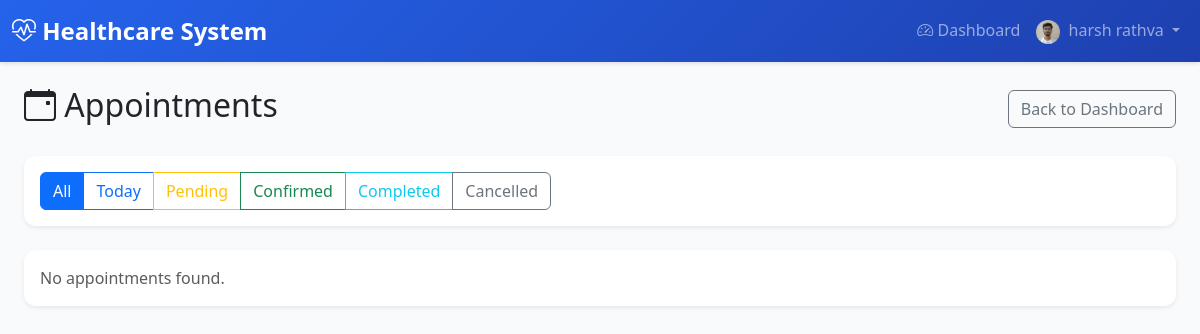
The page /hospitals/admin/appointments/ (signed in) on the database as committed earlier.
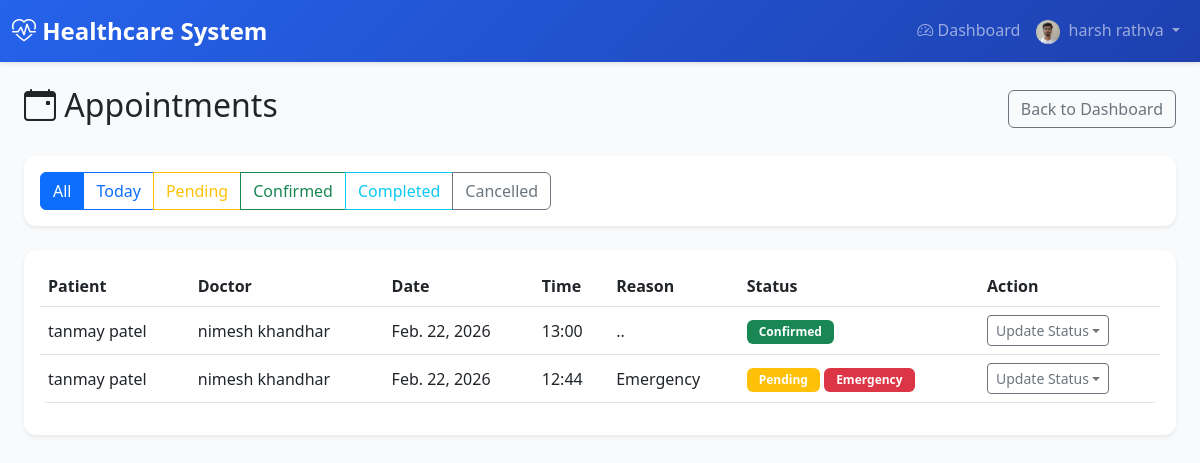
The same page on the database as committed later.
### appointments/models.py (models this page shows, shortened)
class Appointment(models.Model):
    STATUS_CHOICES = [
        ('PENDING', 'Pending'),
        ('CONFIRMED', 'Confirmed'),
        ('CANCELLED', 'Cancelled'),
        ('COMPLETED', 'Completed'),
        ('RESCHEDULED', 'Rescheduled'),
    ]
    patient = models.ForeignKey(
        settings.AUTH_USER_MODEL,
        on_delete=models.CASCADE,
        related_name='patient_appointments',
        limit_choices_to={'role': 'PATIENT'}
    )
    doctor = models.ForeignKey(
        settings.AUTH_USER_MODEL,
        on_delete=models.CASCADE,
        related_name='doctor_appointments',
        limit_choices_to={'role': 'DOCTOR'}
    )
    hospital = models.ForeignKey(
        'hospitals.Hospital',
        on_delete=models.CASCADE,
        related_name='appointments',
        null=True,
        blank=True
    )
    appointment_date = models.DateField()
    appointment_time = models.TimeField()
    status = models.CharField(max_length=20, choices=STATUS_CHOICES, default='PENDING')
    is_emergency = models.BooleanField(default=False)
    reason = models.TextField(help_text="Reason for appointment")
    notes = models.TextField(blank=True, help_text="Additional notes")
    prescription = models.TextField(blank=True, help_text="Prescription details")
    created_at = models.DateTimeField(auto_now_add=True)
    updated_at = models.DateTimeField(auto_now=True)
    class Meta:
        db_table = 'appointments'
        verbose_name = 'Appointment'
        verbose_name_plural = 'Appointments'
        ordering = ['-appointment_date', '-appointment_time']

### accounts/models.py (models this page shows, shortened)
class User(AbstractUser):
    email = models.EmailField(unique=True)
    ROLE_CHOICES = [
        ('ADMIN', 'Admin'),
        ('DOCTOR', 'Doctor'),
        ('PATIENT', 'Patient'),
        ('HOSPITAL', 'Hospital'),
        ('HOSPITAL_ADMIN', 'Hospital Admin'),
    ]
    role = models.CharField(max_length=20, choices=ROLE_CHOICES, default='PATIENT')
    is_approved = models.BooleanField(default=False)  # For Doctor and Hospital approval
    phone_number = models.CharField(max_length=15, blank=True)
    address = models.TextField(blank=True)
    profile_picture = models.ImageField(upload_to='user_profiles/', blank=True, null=True)
    created_at = models.DateTimeField(auto_now_add=True)
    updated_at = models.DateTimeField(auto_now=True)
    class Meta:
        db_table = 'users'
        verbose_name = 'User'
        verbose_name_plural = 'Users'

### hospitals/admin_views.py (the view)
# urls.py: path('admin/appointments/', admin_views.HospitalAppointmentListView.as_view(), name='admin_appointments'),
class HospitalAppointmentListView(HospitalRequiredMixin, ListView):
    template_name = 'hospitals/admin/appointment_list.html'
    context_object_name = 'appointments'
    paginate_by = 15
    def get_queryset(self):
        hospital = get_hospital(self.request)
        if not hospital:
            return Appointment.objects.none()
        qs = Appointment.objects.filter(hospital=hospital).select_related('patient', 'doctor').order_by('-appointment_date', '-appointment_time')
        status = self.request.GET.get('status', '')
        today = timezone.now().date()
        if status == 'today':
            qs = qs.filter(appointment_date=today)
        elif status:
            qs = qs.filter(status=status)
        return qs
    def get_context_data(self, **kwargs):
        context = super().get_context_data(**kwargs)
        context['filter_status'] = self.request.GET.get('status', '')
        context['status_choices'] = Appointment.STATUS_CHOICES
        return context

### accounts/mixins.py (called while the page is built)
    def dispatch(self, request, *args, **kwargs):
        if not request.user.is_authenticated:
            return self.handle_no_permission()
        if not request.user.is_active:
            from django.contrib.auth import logout
            logout(request)
            messages.error(request, 'Your account has been blocked. Please contact the administrator.')
            return redirect('accounts:login')
        if request.user.role not in self.allowed_roles:
            messages.error(request, "You don't have permission to access this page.")
            return redirect('accounts:dashboard_redirect')
        return super().dispatch(request, *args, **kwargs)

### hospitals/admin_views.py (called while the page is built)
def get_hospital(request):
    if not request.user.is_authenticated:
        return None
    if request.user.role not in ('HOSPITAL', 'HOSPITAL_ADMIN'):
        return None
    return getattr(request.user, 'hospital_profile', None)

### templates/hospitals/admin/appointment_list.html (shortened to what this page needs)
{% extends 'base.html' %}
{% block content %}
<div class="container-fluid">
    <div class="d-flex justify-content-between align-items-center mb-4">
        <h2><i class="bi bi-calendar-event"></i> Appointments</h2>
        <a href="{% url 'hospitals:admin_dashboard' %}" class="btn btn-outline-secondary">Back to Dashboard</a>
    </div>
    <div class="card shadow-sm mb-4">
        <div class="card-body">
            <div class="btn-group flex-wrap" role="group">
                <a href="{% url 'hospitals:admin_appointments' %}" class="btn btn-outline-primary {% if not filter_status %}active{% endif %}">All</a>
                <a href="?status=today" class="btn btn-outline-primary {% if filter_status == 'today' %}active{% endif %}">Today</a>
                <a href="?status=PENDING" class="btn btn-outline-warning {% if filter_status == 'PENDING' %}active{% endif %}">Pending</a>
                <a href="?status=CONFIRMED" class="btn btn-outline-success {% if filter_status == 'CONFIRMED' %}active{% endif %}">Confirmed</a>
                <a href="?status=COMPLETED" class="btn btn-outline-info {% if filter_status == 'COMPLETED' %}active{% endif %}">Completed</a>
                <a href="?status=CANCELLED" class="btn btn-outline-secondary {% if filter_status == 'CANCELLED' %}active{% endif %}">Cancelled</a>
            </div>
        </div>
    </div>
    <div class="card shadow-sm">
        <div class="card-body">
            {% if appointments %}
            <div class="table-responsive">
                <table class="table table-hover align-middle">
                    <thead>
                        <tr>
                            <th>Patient</th>
                            <th>Doctor</th>
                            <th>Date</th>
                            <th>Time</th>
                            <th>Reason</th>
                            <th>Status</th>
                            <th>Action</th>
                        </tr>
                    </thead>
                    <tbody>
                        {% for apt in appointments %}
                        <tr>
                            <td>{{ apt.patient.get_full_name|default:apt.patient.username }}</td>
                            <td>{{ apt.doctor.get_full_name|default:apt.doctor.username }}</td>
                            <td>{{ apt.appointment_date }}</td>
                            <td>{{ apt.appointment_time|time:"H:i" }}</td>
                            <td>{{ apt.reason|truncatewords:5 }}</td>
                            <td>
                                <span class="badge bg-{% if apt.status == 'CONFIRMED' %}success{% elif apt.status == 'PENDING' %}warning{% elif apt.status == 'COMPLETED' %}info{% elif apt.status == 'CANCELLED' %}secondary{% else %}primary{% endif %}">
                                    {{ apt.get_status_display }}
                                </span>
                                {% if apt.is_emergency %}<span class="badge bg-danger">Emergency</span>{% endif %}
                            </td>
                            <td>
                                <div class="dropdown">
                                    <button class="btn btn-sm btn-outline-secondary dropdown-toggle" type="button" data-bs-toggle="dropdown">Update Status</button>
                                </div>
                            </td>
                        </tr>
                        {% endfor %}
                    </tbody>
                </table>
            </div>
            {% else %}
            <p class="text-muted mb-0">No appointments found.</p>
            {% endif %}
        </div>
    </div>
</div>
{% endblock %}

Rows that differ between the two databases and show on the page:
added Appointment: patient.get_full_name "tanmay patel", doctor.get_full_name "nimesh khandhar", appointment_date "Feb. 22, 2026", appointment_time "13:00", reason "..", status "Confirmed"
added Appointment: patient.get_full_name "tanmay patel", doctor.get_full_name "nimesh khandhar", appointment_date "Feb. 22, 2026", appointment_time "12:44", reason "Emergency", status "Pending", is_emergency "Emergency"
Other text that changed with them:
text no longer shown: "No appointments found."
text now shown: "Patient Doctor Date Time Reason Status Action"
